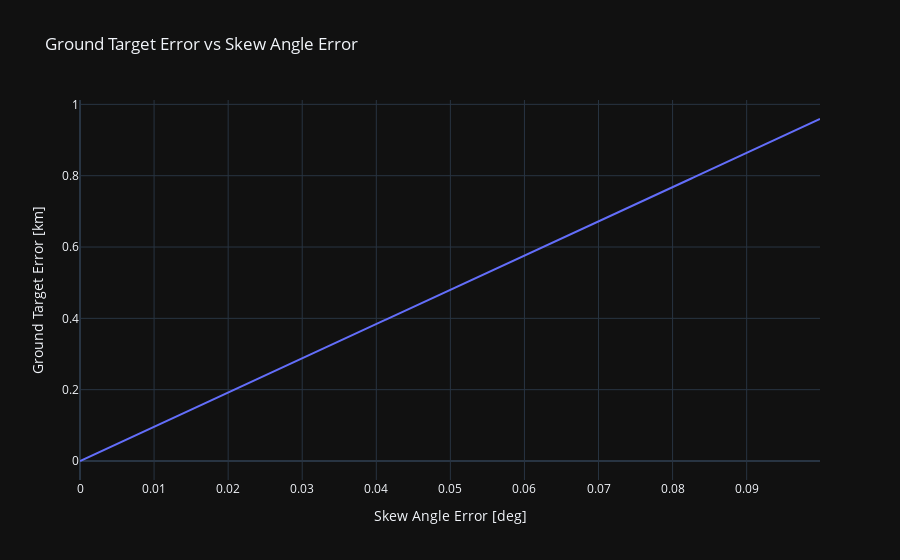

Notebook cell for this chart:
### Markdown cell above
## Plots

### Code cell
skew_angle_label = f"Skew Angle Error [{skew_angle.unit}]"
ground_error_label = f"Ground Target Error [{ground_error.unit}]"

data = {
    skew_angle_label: skew_angle,
    ground_error_label: ground_error,
}

df = pd.DataFrame.from_dict(data=data)
fig = plot.line(
    df=df,
    x=skew_angle_label,
    y=ground_error_label,
    title="Ground Target Error vs Skew Angle Error",
    dark=True,
)

fig.show()
display(df)

### Figure 1 — Plotly figure (JSON) as saved in the notebook; plotly's stock layout.template omitted (floating-point values rounded to 4 significant figures; data arrays with more than 128 entries replaced by an {"elided": "..."} marker saying what was removed)
{"data": [{"hovertemplate": "Skew Angle Error [deg]=%{x}<br>Ground Target Error [km]=%{y}<extra></extra>", "legendgroup": "", "line": {"color": "#636efa", "dash": "solid"}, "marker": {"symbol": "circle"}, "mode": "lines", "name": "", "orientation": "v", "showlegend": false, "type": "scatter", "x": {"elided": "1000 float values"}, "xaxis": "x", "y": {"elided": "1000 float values"}, "yaxis": "y"}], "layout": {"legend": {"tracegroupgap": 0}, "title": {"text": "Ground Target Error vs Skew Angle Error"}, "xaxis": {"anchor": "y", "domain": [0, 1], "title": {"text": "Skew Angle Error [deg]"}}, "yaxis": {"anchor": "x", "domain": [0, 1], "title": {"text": "Ground Target Error [km]"}}}}
